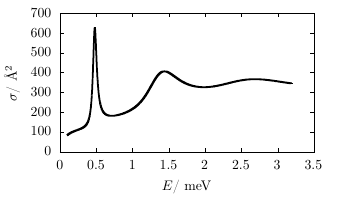

Here is the gnuplot script that generated this plot:
set t epslatex 9 standalone color size 8.6cm, 5cm header '\usepackage{amsmath}' font "Helvetica,10"
set output "plot.tex"
#set output "cross_sec_book_recreated.pdf"

set xlabel '$E$/ meV'
set ylabel '$\sigma$/ Å$^2$'

p "cross_sec_Emin0.100Emax3.200N019992h0.001000.dat" u 1:($2*3.57*3.57) w l lw 5 lc rgb  "black" t "" 
set output
system("latexmk -pdf plot.tex")
